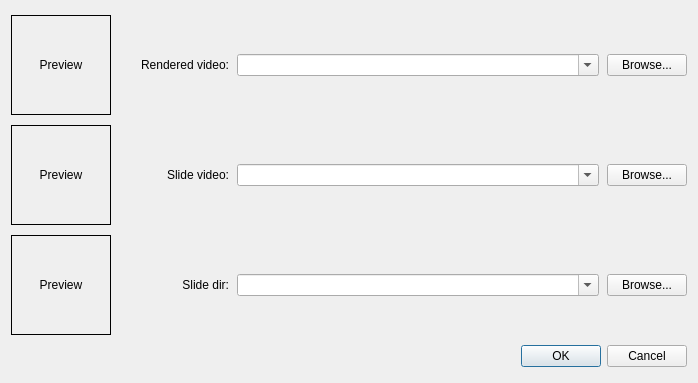
<?xml version="1.0" encoding="UTF-8"?>
<ui version="4.0">
 <class>Dialog</class>
 <widget class="QDialog" name="Dialog">
  <property name="geometry">
   <rect>
    <x>0</x>
    <y>0</y>
    <width>698</width>
    <height>383</height>
   </rect>
  </property>
  <property name="windowTitle">
   <string>Enter required files</string>
  </property>
  <layout class="QVBoxLayout" name="verticalLayout">
   <item>
    <layout class="QHBoxLayout" name="horizontalLayout_3">
     <property name="spacing">
      <number>8</number>
     </property>
     <item>
      <widget class="QLabel" name="renderedPreview">
       <property name="minimumSize">
        <size>
         <width>100</width>
         <height>100</height>
        </size>
       </property>
       <property name="maximumSize">
        <size>
         <width>100</width>
         <height>100</height>
        </size>
       </property>
       <property name="frameShape">
        <enum>QFrame::Box</enum>
       </property>
       <property name="frameShadow">
        <enum>QFrame::Plain</enum>
       </property>
       <property name="lineWidth">
        <number>1</number>
       </property>
       <property name="text">
        <string>Preview</string>
       </property>
       <property name="alignment">
        <set>Qt::AlignCenter</set>
       </property>
      </widget>
     </item>
     <item>
      <widget class="QLabel" name="label_3">
       <property name="minimumSize">
        <size>
         <width>110</width>
         <height>0</height>
        </size>
       </property>
       <property name="text">
        <string>Rendered video:</string>
       </property>
       <property name="alignment">
        <set>Qt::AlignRight|Qt::AlignTrailing|Qt::AlignVCenter</set>
       </property>
      </widget>
     </item>
     <item>
      <widget class="QComboBox" name="cmbRenderedVideo">
       <property name="sizePolicy">
        <sizepolicy hsizetype="Expanding" vsizetype="Fixed">
         <horstretch>0</horstretch>
         <verstretch>0</verstretch>
        </sizepolicy>
       </property>
       <property name="editable">
        <bool>true</bool>
       </property>
       <property name="maxCount">
        <number>5</number>
       </property>
       <property name="insertPolicy">
        <enum>QComboBox::InsertAtTop</enum>
       </property>
      </widget>
     </item>
     <item>
      <widget class="QPushButton" name="btnOriginalVideo">
       <property name="text">
        <string>Browse...</string>
       </property>
      </widget>
     </item>
    </layout>
   </item>
   <item>
    <layout class="QHBoxLayout" name="horizontalLayout">
     <property name="spacing">
      <number>8</number>
     </property>
     <item>
      <widget class="QLabel" name="slideVideoPreview">
       <property name="minimumSize">
        <size>
         <width>100</width>
         <height>100</height>
        </size>
       </property>
       <property name="maximumSize">
        <size>
         <width>100</width>
         <height>100</height>
        </size>
       </property>
       <property name="frameShape">
        <enum>QFrame::Box</enum>
       </property>
       <property name="frameShadow">
        <enum>QFrame::Plain</enum>
       </property>
       <property name="lineWidth">
        <number>1</number>
       </property>
       <property name="text">
        <string>Preview</string>
       </property>
       <property name="alignment">
        <set>Qt::AlignCenter</set>
       </property>
      </widget>
     </item>
     <item>
      <widget class="QLabel" name="label">
       <property name="minimumSize">
        <size>
         <width>110</width>
         <height>0</height>
        </size>
       </property>
       <property name="text">
        <string>Slide video:</string>
       </property>
       <property name="alignment">
        <set>Qt::AlignRight|Qt::AlignTrailing|Qt::AlignVCenter</set>
       </property>
      </widget>
     </item>
     <item>
      <widget class="QComboBox" name="cmbSlideVideo">
       <property name="sizePolicy">
        <sizepolicy hsizetype="Expanding" vsizetype="Fixed">
         <horstretch>0</horstretch>
         <verstretch>0</verstretch>
        </sizepolicy>
       </property>
       <property name="editable">
        <bool>true</bool>
       </property>
       <property name="maxCount">
        <number>5</number>
       </property>
       <property name="insertPolicy">
        <enum>QComboBox::InsertAtTop</enum>
       </property>
      </widget>
     </item>
     <item>
      <widget class="QPushButton" name="btnSlideVideo">
       <property name="text">
        <string>Browse...</string>
       </property>
      </widget>
     </item>
    </layout>
   </item>
   <item>
    <layout class="QHBoxLayout" name="horizontalLayout_2">
     <property name="spacing">
      <number>8</number>
     </property>
     <item>
      <widget class="QLabel" name="slidePreview">
       <property name="minimumSize">
        <size>
         <width>100</width>
         <height>100</height>
        </size>
       </property>
       <property name="maximumSize">
        <size>
         <width>100</width>
         <height>100</height>
        </size>
       </property>
       <property name="frameShape">
        <enum>QFrame::Box</enum>
       </property>
       <property name="frameShadow">
        <enum>QFrame::Plain</enum>
       </property>
       <property name="lineWidth">
        <number>1</number>
       </property>
       <property name="text">
        <string>Preview</string>
       </property>
       <property name="alignment">
        <set>Qt::AlignCenter</set>
       </property>
      </widget>
     </item>
     <item>
      <widget class="QLabel" name="label_2">
       <property name="minimumSize">
        <size>
         <width>110</width>
         <height>0</height>
        </size>
       </property>
       <property name="text">
        <string>Slide dir:</string>
       </property>
       <property name="alignment">
        <set>Qt::AlignRight|Qt::AlignTrailing|Qt::AlignVCenter</set>
       </property>
      </widget>
     </item>
     <item>
      <widget class="QComboBox" name="cmbSlideDirectory">
       <property name="sizePolicy">
        <sizepolicy hsizetype="Expanding" vsizetype="Fixed">
         <horstretch>0</horstretch>
         <verstretch>0</verstretch>
        </sizepolicy>
       </property>
       <property name="editable">
        <bool>true</bool>
       </property>
       <property name="maxCount">
        <number>5</number>
       </property>
       <property name="insertPolicy">
        <enum>QComboBox::InsertAtTop</enum>
       </property>
      </widget>
     </item>
     <item>
      <widget class="QPushButton" name="btnSlideDir">
       <property name="text">
        <string>Browse...</string>
       </property>
      </widget>
     </item>
    </layout>
   </item>
   <item>
    <widget class="QDialogButtonBox" name="buttonBox">
     <property name="orientation">
      <enum>Qt::Horizontal</enum>
     </property>
     <property name="standardButtons">
      <set>QDialogButtonBox::Cancel|QDialogButtonBox::Ok</set>
     </property>
    </widget>
   </item>
  </layout>
 </widget>
 <resources/>
 <connections>
  <connection>
   <sender>buttonBox</sender>
   <signal>accepted()</signal>
   <receiver>Dialog</receiver>
   <slot>accept()</slot>
   <hints>
    <hint type="sourcelabel">
     <x>248</x>
     <y>254</y>
    </hint>
    <hint type="destinationlabel">
     <x>157</x>
     <y>274</y>
    </hint>
   </hints>
  </connection>
  <connection>
   <sender>buttonBox</sender>
   <signal>rejected()</signal>
   <receiver>Dialog</receiver>
   <slot>reject()</slot>
   <hints>
    <hint type="sourcelabel">
     <x>316</x>
     <y>260</y>
    </hint>
    <hint type="destinationlabel">
     <x>286</x>
     <y>274</y>
    </hint>
   </hints>
  </connection>
 </connections>
</ui>
